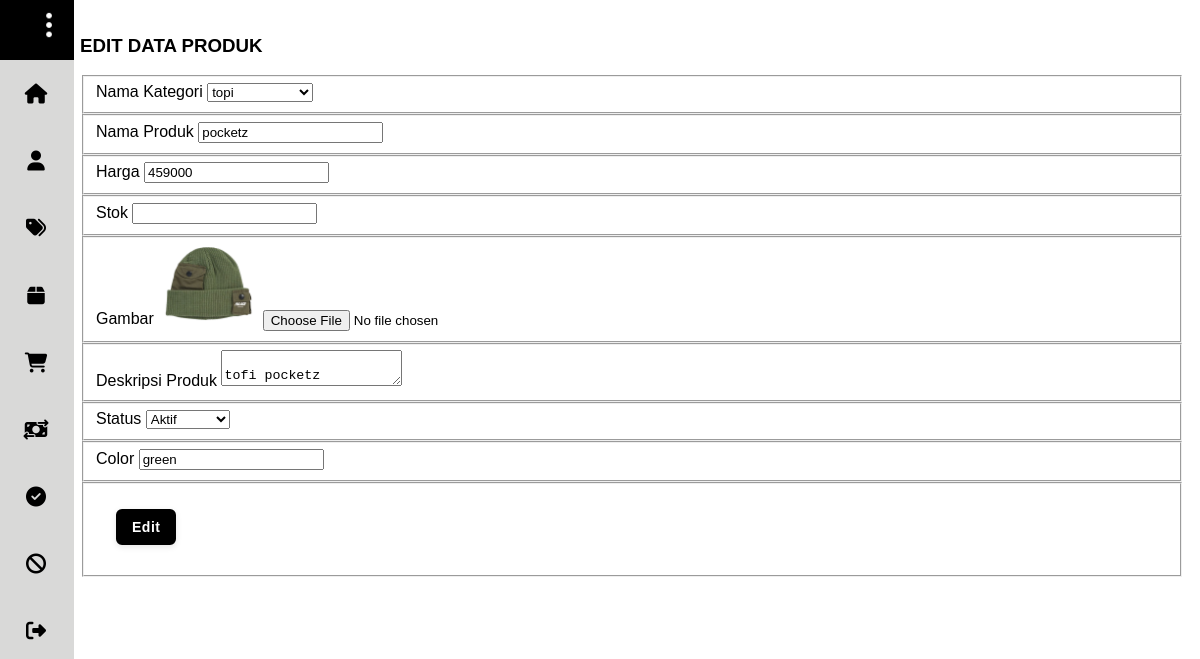
Page /admin_kevin/produk_edit.php?id=13 on the committed database.
### tables this page shows
CREATE TABLE `t_product` (
  `id_product` int(11) NOT NULL,
  `id_category` tinyint(4) NOT NULL,
  `product_name` varchar(100) NOT NULL,
  `product_description` text NOT NULL,
  `product_image` varchar(100) NOT NULL,
  `product_status` tinyint(4) NOT NULL,
  `data_created` timestamp NOT NULL DEFAULT current_timestamp() ON UPDATE current_timestamp(),
  `product_price` int(11) NOT NULL,
  `product_stock` int(11) NOT NULL,
  `color` varchar(25) NOT NULL DEFAULT 'black'
);

CREATE TABLE `t_category` (
  `id_category` int(11) NOT NULL,
  `category_name` varchar(25) NOT NULL
);

### admin_kevin/produk_edit.php (the view, shortened to what this page needs)
<?php include '../db.php' ?>
<!DOCTYPE html>
<html lang="en">
<head>
    <link rel="stylesheet" href="../style/styleadmin.css">
</head>
<body>
    <div class="wrapper">
        <div class="sidebar closed">
            <div class="sidebar-title"><b>connecta</b></div>
            <ul>
                <?php
                    include 'sidebar.php'
                ?>
            </ul>
        </div>
        <div class="section">
            <div class="container">
                <?php
                    $produk = mysqli_query($conn, "SELECT * FROM t_product WHERE id_product = '".$_GET['id']."'");
                    $p = mysqli_fetch_object($produk);
                ?>
                <form action="" method="POST" enctype="multipart/form-data">
                    <h3>EDIT DATA PRODUK</h3>
                    <fieldset>
                        <label for="">Nama Kategori</label>
                        <select name="kategori" class="form-control" id="" required>
                            <?php
                                $kategori = mysqli_query($conn, "SELECT * FROM t_category ORDER BY id_category DESC");
                                while($r = mysqli_fetch_array($kategori)){
                            ?>
                            <option value="<?php echo $r['id_category'] ?>" <?php echo ($r['id_category'] == $p->id_category) ? 'selected' : '';?>>
                                <?php echo $r['category_name'] ?>
                            </option>
                            <?php
                                }
                            ?>
                        </select>
                    </fieldset>
                    <fieldset>
                        <label for="">Nama Produk</label>
                        <input type="text" name='nama' value="<?php echo $p->product_name ?>" class="form-control" required>
                    </fieldset>
                    <fieldset>
                        <label for="">Harga</label>
                        <input type="text" name='harga' value="<?php echo $p->product_price ?>" class="form-control" required>
                    </fieldset>
                    <fieldset>
                        <label for="">Stok</label>
                        <input type="number" name='stok' value="<?php echo $p->stok ?>" class="form-control" required>
                    </fieldset>
                    <fieldset>
                        <label for="">Gambar</label>
                        <img src="../produk/<?php echo $p->product_image ?>" alt="" width="100px">
                        <input type="file" name='gambar' placeholder="...Gambar Produk" class="form-control">
                    </fieldset>
                    <fieldset>
                        <label for="">Deskripsi Produk</label>
                        <textarea name='deskripsi' value="<?php echo $p->product_description ?>" class="form-control" required>
                        <?php echo $p->product_description ?>
                        </textarea>
                    </fieldset>
                    <fieldset>
                        <label for="">Status</label>
                        <select name="status" class="form-control" id="">
                            <option value="1" <?php echo ($p->product_status == 1)? 'selected' : ''; ?>>Aktif</option>
                        </select>
                    </fieldset>
                    <fieldset>
                        <label for="">color</label>
                        <input type="text" name='color' value="<?php echo $p->color ?>" class="form-control" required>
                    </fieldset>
                    <fieldset>
                        <button name="submit" type="submit" class="btn" id="contact-submit" data-submit="...sending">Edit</button>
                    </fieldset>
                </form>
            </div>
        </div>
    </div>
</body>
</html>

### style/styleadmin.css (style rules this page uses)
:root { --color1: black; --color2: #7886C7; --color3: #A9B5DF; --color4: #f2f2ff; --color5: #d9d9d8; }
body { margin: 0; font-family: Arial, sans-serif; background-color: black; text-transform: capitalize; }
.wrapper { width: 100%; height: 100vh; display: flex; }
.sidebar { width: 15rem; height: 100%; background: var(--color5); position: fixed; left: 0; top: 0; transition: all 0.5s ease; overflow: hidden; }
.sidebar.closed { width: calc(4rem + 4.8px * 2); }
.sidebar-title { position: relative; height: 60px; background: var(--color1); color: white; text-align: center; line-height: 50px; }
.sidebar ul { padding: 0; margin: 0; }
.section { min-height: 100vh; height: fit-content; flex: 1; margin-left: 15rem; background-color: white; padding: 1rem; transition: margin-left 0.5s ease; box-sizing: border-box; }
.sidebar.closed ~ .section { margin-left: 4rem; }
.btn { margin: 20px; padding: 8px 14px; margin-right: 6px; border: none; border-radius: 6px; font-size: 14px; font-weight: 500; cursor: pointer; font-weight: bold; transition: all 0.3s ease; color: white; background-color: black; box-shadow: 0 2px 6px rgba(0,0,0,0.1); letter-spacing: 0.5px; box-sizing: border-box; border: 2px solid black; }

### rows in the picture
t_product: kategori "topi", nama "pocketz", harga "459000", product_image (picture), deskripsi "tofi pocketz", status "Aktif", color "green"
